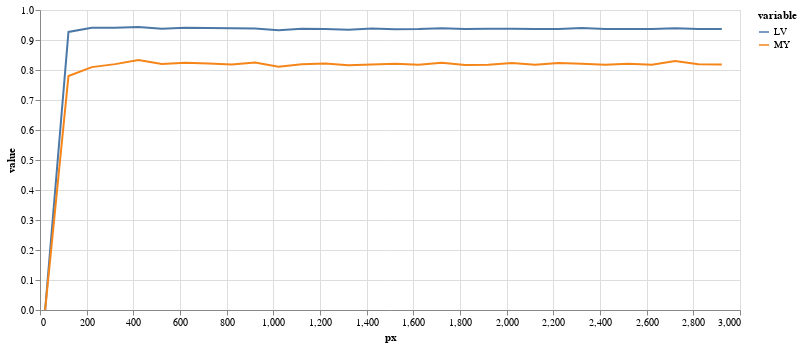

Notebook source saved alongside this figure:
### Code cell
results = eval_resize_series(img(), trueMask(), trainedModel, components=['bg','LV','MY'])
plot_eval_series(results)

### Figure 1 — Vega-Lite specification as saved in the notebook (floating-point values rounded to 4 significant figures)
{"config": {"view": {"continuousWidth": 400, "continuousHeight": 300}}, "data": {"name": "data-645fe830d3c2e250705c11df0e51fc05"}, "mark": "line", "encoding": {"color": {"type": "nominal", "field": "variable"}, "tooltip": {"type": "quantitative", "field": "value"}, "x": {"type": "quantitative", "field": "px"}, "y": {"type": "quantitative", "field": "value"}}, "height": 300, "selection": {"selector007": {"type": "interval", "bind": "scales", "encodings": ["x", "y"]}}, "width": 700, "$schema": "https://vega.github.io/schema/vega-lite/v4.8.1.json", "datasets": {"data-645fe830d3c2e250705c11df0e51fc05": [{"px": 22, "variable": "LV", "value": 0.0}, {"px": 122, "variable": "LV", "value": 0.9268}, {"px": 222, "variable": "LV", "value": 0.9405}, {"px": 322, "variable": "LV", "value": 0.9409}, {"px": 422, "variable": "LV", "value": 0.9432}, {"px": 522, "variable": "LV", "value": 0.9373}, {"px": 622, "variable": "LV", "value": 0.9405}, {"px": 722, "variable": "LV", "value": 0.9397}, {"px": 822, "variable": "LV", "value": 0.9391}, {"px": 922, "variable": "LV", "value": 0.9386}, {"px": 1022, "variable": "LV", "value": 0.9323}, {"px": 1122, "variable": "LV", "value": 0.9373}, {"px": 1222, "variable": "LV", "value": 0.9364}, {"px": 1322, "variable": "LV", "value": 0.9345}, {"px": 1422, "variable": "LV", "value": 0.9385}, {"px": 1522, "variable": "LV", "value": 0.9358}, {"px": 1622, "variable": "LV", "value": 0.9363}, {"px": 1722, "variable": "LV", "value": 0.9391}, {"px": 1822, "variable": "LV", "value": 0.9364}, {"px": 1922, "variable": "LV", "value": 0.9372}, {"px": 2022, "variable": "LV", "value": 0.9378}, {"px": 2122, "variable": "LV", "value": 0.9364}, {"px": 2222, "variable": "LV", "value": 0.9364}, {"px": 2322, "variable": "LV", "value": 0.9398}, {"px": 2422, "variable": "LV", "value": 0.9364}, {"px": 2522, "variable": "LV", "value": 0.9364}, {"px": 2622, "variable": "LV", "value": 0.937}, {"px": 2722, "variable": "LV", "value": 0.9392}, {"px": 2822, "variable": "LV", "value": 0.9364}, {"px": 2922, "variable": "LV", "value": 0.9364}, {"px": 22, "variable": "MY", "value": 0.0}, {"px": 122, "variable": "MY", "value": 0.7801}, {"px": 222, "variable": "MY", "value": 0.8096}, {"px": 322, "variable": "MY", "value": 0.8196}, {"px": 422, "variable": "MY", "value": 0.8329}, {"px": 522, "variable": "MY", "value": 0.8204}, {"px": 622, "variable": "MY", "value": 0.8239}, {"px": 722, "variable": "MY", "value": 0.8213}, {"px": 822, "variable": "MY", "value": 0.818}, {"px": 922, "variable": "MY", "value": 0.8249}, {"px": 1022, "variable": "MY", "value": 0.8111}, {"px": 1122, "variable": "MY", "value": 0.8188}, {"px": 1222, "variable": "MY", "value": 0.8215}, {"px": 1322, "variable": "MY", "value": 0.8156}, {"px": 1422, "variable": "MY", "value": 0.818}, {"px": 1522, "variable": "MY", "value": 0.8205}, {"px": 1622, "variable": "MY", "value": 0.8172}, {"px": 1722, "variable": "MY", "value": 0.8238}, {"px": 1822, "variable": "MY", "value": 0.8169}, {"px": 1922, "variable": "MY", "value": 0.8177}, {"px": 2022, "variable": "MY", "value": 0.8236}, {"px": 2122, "variable": "MY", "value": 0.8179}, {"px": 2222, "variable": "MY", "value": 0.8235}, {"px": 2322, "variable": "MY", "value": 0.821}, {"px": 2422, "variable": "MY", "value": 0.8179}, {"px": 2522, "variable": "MY", "value": 0.821}, {"px": 2622, "variable": "MY", "value": 0.8179}, {"px": 2722, "variable": "MY", "value": 0.8299}, {"px": 2822, "variable": "MY", "value": 0.8194}, {"px": 2922, "variable": "MY", "value": 0.8186}]}}
